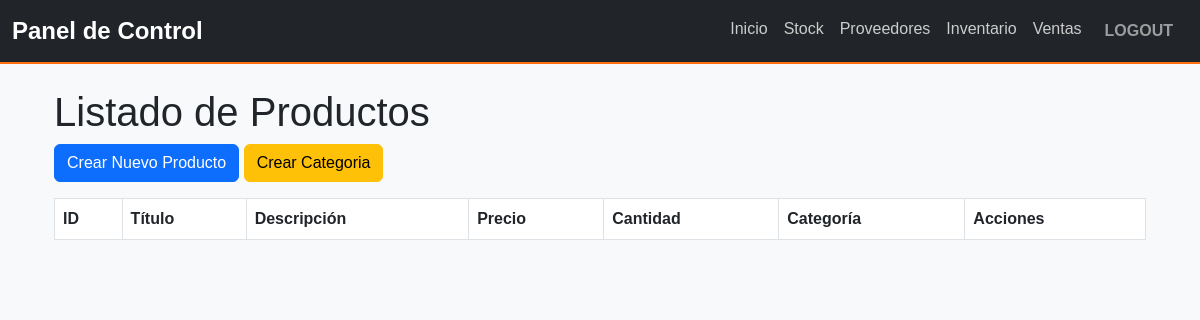
The app's page /productos/, older data.
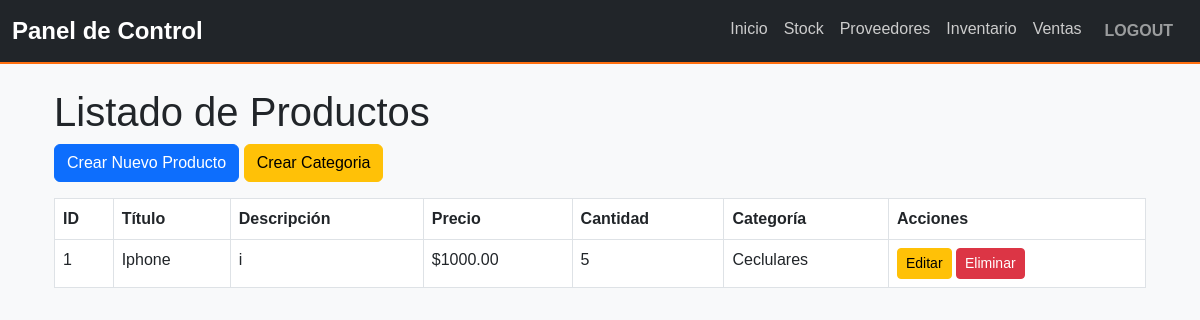
The same page, newer data.
### myapp/models.py (models this page shows, shortened)
class Producto(models.Model):
    titulo = models.CharField(max_length=200)  # Título del producto
    descripcion = models.TextField()  # Descripción del producto
    precio = models.DecimalField(max_digits=10, decimal_places=2)  # Precio del producto
    cantidad = models.PositiveIntegerField()  # Cantidad disponible
    categoria = models.ForeignKey(Categoria, on_delete=models.CASCADE, related_name='productos')
    fecha_creacion = models.DateTimeField(auto_now_add=True)  # Fecha de creación del producto
    ultima_actualizacion = models.DateTimeField(auto_now=True)  # Fecha de última actualización del producto

class Categoria(models.Model):
    nombre = models.CharField(max_length=100, unique=True)  # Nombre único para evitar duplicados
    descripcion = models.TextField(blank=True, null=True)  # Descripción opcional de la categoría

### myapp/views.py (the view)
# urls.py: path('productos/', views.ProductoListView.as_view(), name='producto_list'),
class ProductoListView(ListView):
    model = Producto
    template_name = "producto_list.html"
    context_object_name = "productos"

### myapp/context_processors.py (called while the page is built, shortened)
def user_role(request):
    return {'role': 'Invitado'}

### myapp/templates/producto_list.html
{% extends 'base.html' %}
{% block content %}
    <div class="container mt-4">
        <h1>Listado de Productos</h1>
        <a href="{% url 'producto_create' %}" class="btn btn-primary mb-3">Crear Nuevo Producto</a>
        <a href="{% url 'categoria_list' %}" class="btn btn-warning mb-3">Crear Categoria</a>
        <table class="table table-bordered">
            <thead>
                <tr>
                    <th>ID</th>
                    <th>Título</th>
                    <th>Descripción</th>
                    <th>Precio</th>
                    <th>Cantidad</th>
                    <th>Categoría</th>
                    <th>Acciones</th>
                </tr>
            </thead>
            <tbody>
                {% for producto in productos %}
                    <tr>
                        <td>{{ producto.id }}</td>
                        <td>{{ producto.titulo }}</td>
                        <td>{{ producto.descripcion }}</td>
                        <td>${{ producto.precio }}</td>
                        <td>{{ producto.cantidad }}</td>
                        <td>{{ producto.categoria.nombre }}</td>
                        <td>
                            <a href="{% url 'producto_update' producto.id %}" class="btn btn-warning btn-sm">Editar</a>
                            <a href="{% url 'producto_delete' producto.id %}" class="btn btn-danger btn-sm">Eliminar</a>
                        </td>
                    </tr>
                {% endfor %}
            </tbody>
        </table>
    </div>
    {% endblock %}

Row changes from the older to the newer data that the page shows:
added Producto: id "1", titulo "Iphone", descripcion "i", precio "1000.00", cantidad "5", categoria.nombre "Ceclulares"
